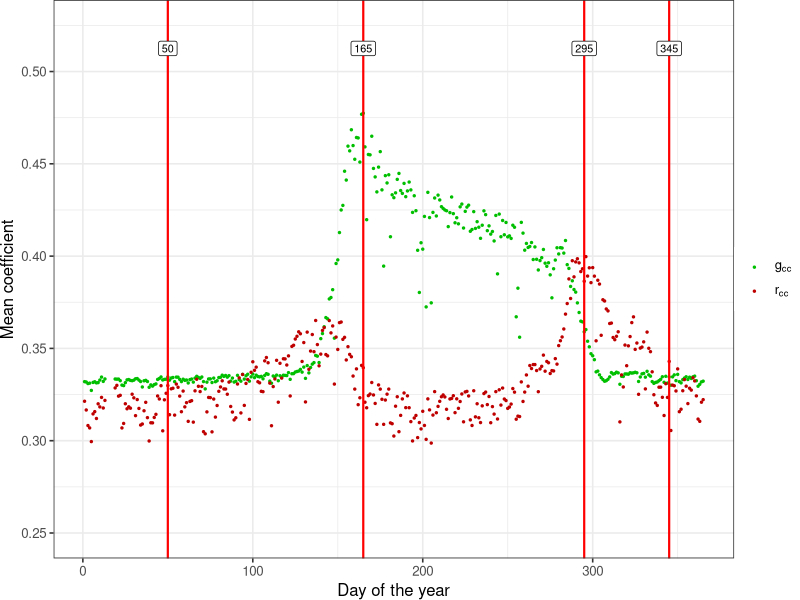

The R script that drew this image:
#!/usr/bin/Rscript
library(tidyverse)

add_plot_metadata <- function (data) {
  data %>% 
  mutate(Filename = gsub('.*/', '', Name)) %>%
  mutate(Filename = gsub('.jpg', '', Filename)) %>%
  mutate(Filename = gsub('dc_', '', Filename)) %>%
  separate(Filename, sep='__', into=c('Filename', 'Camera_ID')) %>%
  separate(Filename, sep='_', into=c('Year', 'Day', 'Time', 'Dataset')) %>%
  mutate(Time = gsub('\\+.*', '', Time)) %>%
  mutate(Hour = as.integer(substr(Time, 1, 2))) %>%
  mutate(Minute = as.integer(substr(Time, 3, 4))) %>%
  mutate(Year = as.integer(Year)) %>%
  mutate(Day = as.integer(Day)) %>%
  select(-Time)
}

meanGcc <- read.csv('../../data/tky-2006-mean-gcc.csv');
meanRcc <- read.csv('../../data/tky-2006-mean-rcc.csv') %>% select(MeanRcc)

values <- cbind(meanGcc, meanRcc) %>% as_tibble %>%
  add_plot_metadata

p <- values %>%
  ggplot() +
  geom_point(aes(x = Day, y = MeanGcc, col='Gcc'), size=0.5) +
  geom_point(aes(x = Day, y = MeanRcc, col='Rcc'), size=0.5) + 
  scale_colour_manual(values=c(rgb(0, 0.75, 0),
                               rgb(0.75, 0, 0)),
                      labels=c(expression(g[cc]),
                               expression(r[cc]))
                      ) +
  ylim(0.25, 0.525) +
  xlab('Day of the year') +
  ylab('Mean coefficient') +
  theme_bw(base_size=12) +
  theme(
    plot.margin = unit(c(0,0,0,0), "cm"),
    legend.spacing = unit(0, "mm"),
    legend.justification = "left",
    legend.box.spacing = unit(0, "pt"),
    legend.box.margin = margin(0,0,0,0),
    legend.title = element_blank()
  )

df.redLines <- tribble(~X,50,165,295,345) %>% mutate(Y=1)

p2 <- p +
  geom_vline(
    data=df.redLines,
    aes(xintercept=X),
    size=0.75,
    color="red"
  ) +
  geom_label(
    data=df.redLines, aes(x=X, y=0.5125, label = X), size=2.75
  )

ggsave('tky-2006-mean-gcc-rcc.pdf', plot = p2, width = 8, height = 2.5)
